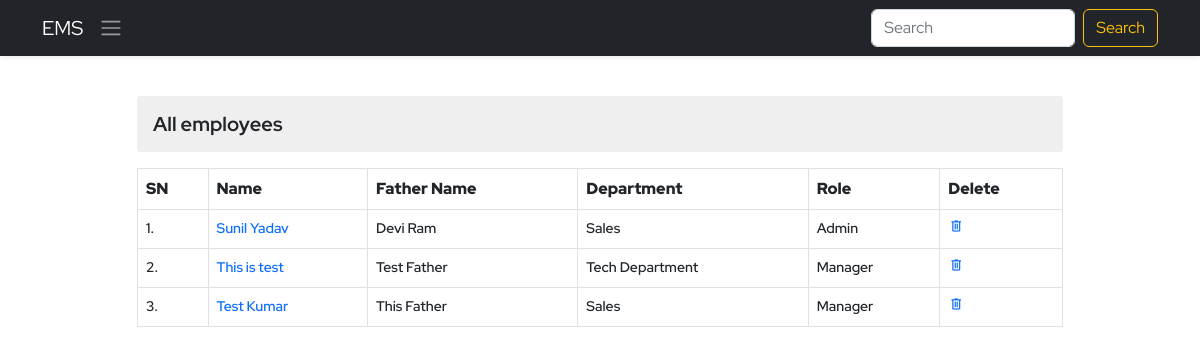
/ems/employee-view/, run on an earlier commit of the app's database.
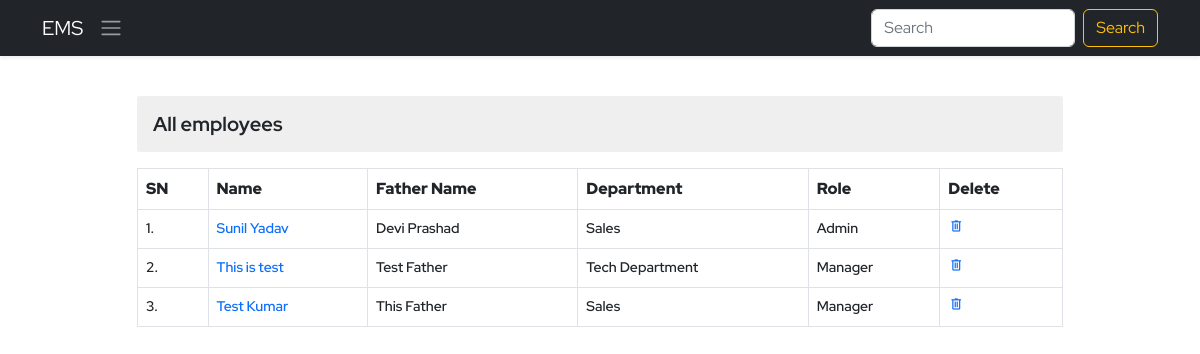
And on a later commit of the database.
### ems/models.py (models this page shows, shortened)
class Employee(models.Model):
    empid=models.AutoField(primary_key=True)
    user=models.OneToOneField(User,on_delete=models.CASCADE)
    name=models.CharField(max_length=50)
    father_name=models.CharField(max_length=50)
    dob=models.DateField()
    email=models.EmailField(max_length=100)
    mobile_no=models.IntegerField()
    emergency_mobile_no=models.IntegerField(null=True,blank=True)
    address=models.OneToOneField(Address, on_delete=models.CASCADE,blank=True, null=True,)
    designation=models.CharField(max_length=70)
    role=models.ForeignKey(Role, on_delete=models.SET_NULL,blank=True, null=True,)
    department=models.ForeignKey(Department, on_delete=models.SET_NULL,blank=True, null=True,)
    joining_date=models.DateField()
    status=models.CharField(max_length=15)

class Department(models.Model):
    name=models.CharField(max_length=70, unique=True)
    description=models.TextField(max_length=200)
    def __str__(self):
        return self.name

class Role(models.Model):
    name=models.CharField(max_length=70, unique=True)
    description=models.TextField(max_length=200)
    def __str__(self):
        return self.name

### ems/views.py (the view)
# urls.py: path('employee-view/',viewEmployee,name='employee-view'),
def viewEmployee(request):
    context = {}
    try:
        employees = Employee.objects.all()
        context['employees'] = employees
    except Exception as e:
        print('View Employee Exception : ', e)
    return render(request, 'ems/view_employee.html', context)

### ems/templates/ems/view_employee.html (shortened to what this page needs)
{% extends './base.html' %}
{% block body %}
<div class="container py-4">
    <div class="row d-flex align-items-center justify-content-center">
        <div class="col-10">
            <h3 class="my-3 derpartment-title">All employees</h3>
            <table class="table table-bordered department-table">
                <tr>
                    <th>SN</th>
                    <th>Name</th>
                    <th>Father Name</th>
                    <th>Department</th>
                    <th>Role</th>
                    <th>Delete</th>
                </tr>
                {% for employee in employees %}
                <tr>
                    <td>{{forloop.counter}}.</td>
                    <td><a class="" href="{% url 'ems:employee-detail' employee.empid %}">{{employee.name}}</a></td>
                    <td>{{employee.father_name}}</td>
                    <td>{{employee.department}}</td>
                    <td>{{employee.role}}</td>
                    <td><a href="#" class="delete"><span class="material-symbols-outlined" onclick="deleteEm()">
                        delete</span></a></td>
                </tr>
                {% endfor %}
            </table>
        </div>
    </div>
</div>
{% endblock body %}

What changed in the data, as far as the page shows it:
changed Employee "Sunil Yadav": father_name "Devi Ram" → "Devi Prashad"
